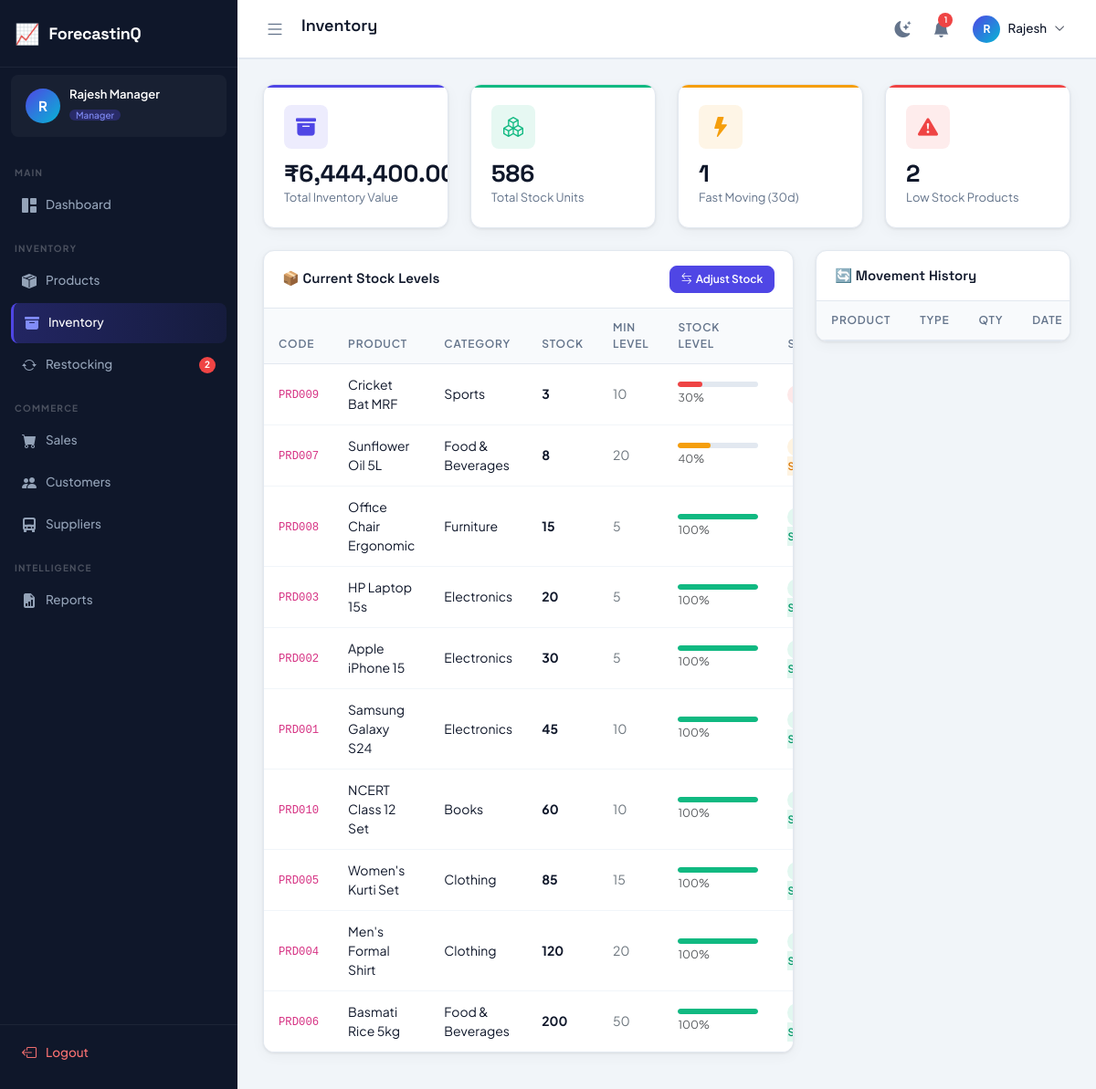
The page /inventory/ (signed in) on the database its author committed.
### tables this page shows
CREATE TABLE products (
    id INTEGER PRIMARY KEY AUTOINCREMENT,
    product_code VARCHAR(20) UNIQUE NOT NULL,
    name VARCHAR(200) NOT NULL,
    category_id INTEGER,
    brand VARCHAR(100),
    supplier_id INTEGER,
    cost_price DECIMAL(12,2) NOT NULL DEFAULT 0.00,
    selling_price DECIMAL(12,2) NOT NULL DEFAULT 0.00,
    stock_quantity INTEGER DEFAULT 0,
    min_stock_level INTEGER DEFAULT 10,
    reorder_quantity INTEGER DEFAULT 50,
    image_path VARCHAR(255),
    description TEXT,
    status VARCHAR(20) DEFAULT 'active' CHECK(status IN ('active','inactive')),
    created_at TIMESTAMP DEFAULT CURRENT_TIMESTAMP,
    updated_at TIMESTAMP DEFAULT CURRENT_TIMESTAMP,
    FOREIGN KEY (category_id) REFERENCES categories(id) ON DELETE SET NULL,
    FOREIGN KEY (supplier_id) REFERENCES suppliers(id) ON DELETE SET NULL
);

CREATE TABLE categories (
    id INTEGER PRIMARY KEY AUTOINCREMENT,
    name VARCHAR(100) NOT NULL,
    description TEXT,
    created_at TIMESTAMP DEFAULT CURRENT_TIMESTAMP
);

### blueprints/inventory.py (the view, shortened to what this page needs)
@bp.route("/", methods=["GET", "POST"])
@login_required
def index():
    total_value = dbFetchOne("SELECT COALESCE(SUM(stock_quantity*cost_price),0) AS v FROM products WHERE status='active'")
    total_items = dbFetchOne("SELECT COALESCE(SUM(stock_quantity),0) AS v FROM products WHERE status='active'")
    fast_moving = dbFetchOne(
        "SELECT COUNT(DISTINCT product_id) AS v FROM sales_items si JOIN sales s ON s.id=si.sale_id "
        "WHERE s.sale_date >= date('now','-30 days')"
    )
    low_stock_cnt = dbFetchOne("SELECT COUNT(*) AS v FROM products WHERE stock_quantity <= min_stock_level AND status='active'")
    products = dbFetchAll(
        "SELECT p.*, c.name AS cat FROM products p LEFT JOIN categories c ON c.id=p.category_id "
        "WHERE p.status='active' ORDER BY p.stock_quantity ASC"
    )
    for p in products:
        pct = min(100, round(p["stock_quantity"] / p["min_stock_level"] * 100)) if p["min_stock_level"] else 100
        p["pct"] = pct
        if p["stock_quantity"] == 0:
            p["label"], p["cls"], p["color"] = "Out of Stock", "badge-out-stock", "#ef4444"
        elif p["stock_quantity"] <= 5:
            p["label"], p["cls"], p["color"] = "Critical", "badge-critical", "#ef4444"
        elif p["stock_quantity"] <= p["min_stock_level"]:
            p["label"], p["cls"], p["color"] = "Low Stock", "badge-low-stock", "#f59e0b"
        else:
            p["label"], p["cls"], p["color"] = "In Stock", "badge-in-stock", "#10b981"
    movements = dbFetchAll(
        """
        SELECT i.*, p.name AS product_name, p.product_code, u.full_name AS moved_by_name
        FROM inventory i
        JOIN products p ON p.id=i.product_id
        LEFT JOIN users u ON u.id=i.moved_by
        ORDER BY i.created_at DESC LIMIT 20
        """
    )
    for m in movements:
        m["type_color"] = "#10b981" if m["movement_type"] == "in" else ("#ef4444" if m["movement_type"] == "out" else "#f59e0b")
        m["type_icon"] = "↑" if m["movement_type"] == "in" else ("↓" if m["movement_type"] == "out" else "↔")
    all_products = dbFetchAll("SELECT id, name, product_code, stock_quantity FROM products WHERE status='active' ORDER BY name")
    return render_template(
        "inventory/index.html",
        page_title="Inventory", active_menu="inventory",
        total_value=total_value["v"], total_items=total_items["v"],
        fast_moving=fast_moving["v"], low_stock_cnt=low_stock_cnt["v"],
        products=products, movements=movements, all_products=all_products,
    )

### db.py (called while the page is built)
def get_db():
    if "db" not in g:
        g.db = sqlite3.connect(current_app.config["DATABASE_PATH"])
        g.db.row_factory = sqlite3.Row
        g.db.execute("PRAGMA foreign_keys = ON")
    return g.db

def _row_to_dict(row):
    return dict(row) if row is not None else None

def dbFetchAll(sql, params=()):
    cur = get_db().execute(sql, params)
    return [dict(r) for r in cur.fetchall()]

def dbFetchOne(sql, params=()):
    cur = get_db().execute(sql, params)
    row = cur.fetchone()
    return _row_to_dict(row)

### utils.py (called while the page is built)
def is_logged_in() -> bool:
    return bool(session.get("user_id"))

def get_current_user() -> dict:
    return {
        "id": session.get("user_id", 0),
        "name": session.get("user_name", ""),
        "email": session.get("user_email", ""),
        "role": session.get("user_role", ""),
        "username": session.get("username", ""),
    }

def login_required(view):
    @wraps(view)
    def wrapped(*args, **kwargs):
        if not is_logged_in():
            return redirect(url_for("auth.login"))
        return view(*args, **kwargs)
    return wrapped

def generate_csrf() -> str:
    if "csrf_token" not in session:
        session["csrf_token"] = secrets.token_hex(32)
    return session["csrf_token"]

def format_currency(amount) -> str:
    try:
        return "\u20b9" + f"{float(amount):,.2f}"
    except (TypeError, ValueError):
        return "\u20b90.00"

def format_number(amount) -> str:
    try:
        return f"{float(amount):,.0f}"
    except (TypeError, ValueError):
        return "0"

def format_datetime(value) -> str:
    if not value:
        return ""
    dt = _to_datetime(value)
    return dt.strftime("%d %b %Y, %I:%M %p") if dt else str(value)

def _to_datetime(value):
    if isinstance(value, (datetime, date)):
        return value
    if not isinstance(value, str):
        return None
    for fmt in ("%Y-%m-%d %H:%M:%S", "%Y-%m-%d", "%Y-%m-%dT%H:%M:%S"):
        try:
            return datetime.strptime(value, fmt)
        except ValueError:
            continue
    return None

def get_unread_notifications():
    user = get_current_user()
    return dbFetchAll(
        "SELECT * FROM notifications WHERE user_id = ? AND is_read = 0 ORDER BY created_at DESC LIMIT 10",
        (user["id"],),
    )

def get_notification_count() -> int:
    user = get_current_user()
    row = dbFetchOne(
        "SELECT COUNT(*) AS cnt FROM notifications WHERE user_id = ? AND is_read = 0",
        (user["id"],),
    )
    return int(row["cnt"]) if row else 0

### templates/inventory/index.html (shortened to what this page needs)
{% extends "base.html" %}
{% block content %}
<div class="row g-4 mb-4">
    {% set cards = [
        ('Total Inventory Value', fmt_currency(total_value), 'bi-archive-fill', '#4f46e5', 'rgba(79,70,229,0.1)'),
        ('Total Stock Units', fmt_number(total_items), 'bi-boxes', '#10b981', 'rgba(16,185,129,0.1)'),
        ('Fast Moving (30d)', fast_moving, 'bi-lightning-fill', '#f59e0b', 'rgba(245,158,11,0.1)'),
        ('Low Stock Products', low_stock_cnt, 'bi-exclamation-triangle-fill', '#ef4444', 'rgba(239,68,68,0.1)'),
    ] %}
    {% for label, value, icon, color, bg in cards %}
    <div class="col-6 col-md-3">
        <div class="stat-card" style="--card-color:{{ color }};--card-icon-bg:{{ bg }}">
            <div class="stat-card-icon"><i class="bi {{ icon }}" style="color:{{ color }}"></i></div>
            <div class="stat-card-value">{{ value }}</div>
            <div class="stat-card-label">{{ label }}</div>
        </div>
    </div>
    {% endfor %}
</div>
<div class="row g-4">
    <div class="col-lg-8">
        <div class="table-card">
            <div class="table-card-header">
                <span class="table-card-title">📦 Current Stock Levels</span>
                <button class="btn btn-sm btn-primary" data-bs-toggle="modal" data-bs-target="#adjustModal">
                    <i class="bi bi-arrow-left-right me-1"></i>Adjust Stock
                </button>
            </div>
            <div class="table-responsive">
                <table class="table">
                    <thead><tr><th>Code</th><th>Product</th><th>Category</th><th>Stock</th><th>Min Level</th><th>Stock Level</th><th>Status</th></tr></thead>
                    <tbody>
                    {% for p in products %}
                    <tr>
                        <td><code>{{ p.product_code }}</code></td>
                        <td class="fw-600">{{ p.name }}</td>
                        <td>{{ p.cat or '—' }}</td>
                        <td class="fw-700">{{ p.stock_quantity }}</td>
                        <td class="text-secondary">{{ p.min_stock_level }}</td>
                        <td style="min-width:120px;">
                            <div class="stock-bar">
                                <div class="stock-fill" data-pct="{{ p.pct }}" style="background:{{ p.color }};width:0%"></div>
                            </div>
                            <small class="text-muted">{{ p.pct }}%</small>
                        </td>
                        <td><span class="badge-status {{ p.cls }}">{{ p.label }}</span></td>
                    </tr>
                    {% endfor %}
                    </tbody>
                </table>
            </div>
        </div>
    </div>
    <div class="col-lg-4">
        <div class="table-card">
            <div class="table-card-header"><span class="table-card-title">🔄 Movement History</span></div>
            <div style="max-height:520px;overflow-y:auto;">
                <table class="table">
                    <thead><tr><th>Product</th><th>Type</th><th>Qty</th><th>Date</th></tr></thead>
                </table>
            </div>
        </div>
    </div>
</div>
{% endblock %}

### static/css/app.css (style rules this page uses)
:root { --primary: #4f46e5; --primary-dark: #3730a3; --primary-light: #818cf8; --accent: #06b6d4; --success: #10b981; --warning: #f59e0b; --danger: #ef4444; --info: #3b82f6; --bg: #f1f5f9; --surface: #ffffff; --surface-2: #f8fafc; --border: #e2e8f0; --border-light: #f1f5f9; --text-primary: #0f172a; --text-secondary:#64748b; --text-muted: #94a3b8; --sidebar-bg: #0f172a; --sidebar-text: #94a3b8; --sidebar-active:#4f46e5; --sidebar-hover: rgba(255,255,255,0.07); --sidebar-width: 260px; --topbar-bg: #ffffff; --topbar-height: 64px; --radius: 12px; --radius-sm: 8px; --radius-lg: 16px; --shadow: 0 1px 3px rgba(0,0,0,0.08), 0 4px 16px rgba(0,0,0,0.04); --shadow-md: 0 4px 24px rgba(0,0,0,0.10); --font-main: 'Plus Jakarta Sans', sans-serif; --font-head: 'Space Grotesk', sans-serif; --transition: 0.22s cubic-bezier(0.4,0,0.2,1); }
*, *::before, *::after { box-sizing: border-box; margin: 0; padding: 0; }
html { scroll-behavior: smooth; }
body { font-family: var(--font-main); background: var(--bg); color: var(--text-primary); display: flex; min-height: 100vh; overflow-x: hidden; transition: background var(--transition), color var(--transition); }
.stat-card { background: var(--surface); border: 1px solid var(--border); border-radius: var(--radius); padding: 22px; box-shadow: var(--shadow); transition: transform var(--transition), box-shadow var(--transition); position: relative; overflow: hidden; }
.stat-card::after { content: ''; position: absolute; top: 0; left: 0; right: 0; height: 3px; background: var(--card-color, var(--primary)); }
.stat-card-icon { width: 48px; height: 48px; border-radius: var(--radius-sm); display: flex; align-items: center; justify-content: center; font-size: 22px; margin-bottom: 14px; background: var(--card-icon-bg, rgba(79,70,229,0.1)); }
.stat-card-value { font-family: var(--font-head); font-size: 26px; font-weight: 700; color: var(--text-primary); line-height: 1; }
.stat-card-label { font-size: 13px; color: var(--text-secondary); margin-top: 4px; }
.table-card { background: var(--surface); border: 1px solid var(--border); border-radius: var(--radius); box-shadow: var(--shadow); overflow: hidden; }
.table-card-header { display: flex; align-items: center; justify-content: space-between; padding: 16px 20px; border-bottom: 1px solid var(--border); flex-wrap: wrap; gap: 10px; }
.table-card-title { font-family: var(--font-head); font-size: 15px; font-weight: 600; color: var(--text-primary); }
.table { margin: 0; }
.table thead th { background: var(--surface-2); color: var(--text-secondary); font-size: 12px; font-weight: 600; text-transform: uppercase; letter-spacing: 0.8px; padding: 12px 16px; border-bottom: 1px solid var(--border); border-top: none; }
.table tbody td { padding: 12px 16px; font-size: 14px; color: var(--text-primary); vertical-align: middle; border-bottom: 1px solid var(--border-light); }
.table tbody tr:last-child td { border-bottom: none; }
.badge-status { padding: 3px 10px; border-radius: 20px; font-size: 11.5px; font-weight: 600; }
.badge-in-stock { background: rgba(16,185,129,0.12); color: #059669; }
.badge-low-stock { background: rgba(245,158,11,0.12); color: #d97706; }
.badge-critical { background: rgba(239,68,68,0.12); color: #dc2626; }
.btn { border-radius: var(--radius-sm); font-weight: 600; font-family: var(--font-main); font-size: 13.5px; transition: all var(--transition); }
.btn-primary { background: var(--primary); border-color: var(--primary); }
.btn-sm { font-size: 12px; padding: 5px 12px; }
.stock-bar { height: 6px; border-radius: 3px; background: var(--border); overflow: hidden; }
.stock-fill { height: 100%; border-radius: 3px; transition: width 0.5s ease; }
.fw-700 { font-weight: 700; }

### rows shown on the page
products: product_code "PRD009", name "Cricket Bat MRF", name "Sports", stock_quantity "3", min_stock_level "10", pct "30"
products: product_code "PRD007", name "Sunflower Oil 5L", name "Food & Beverages", stock_quantity "8", min_stock_level "20", pct "40"
products: product_code "PRD008", name "Office Chair Ergonomic", name "Furniture", stock_quantity "15", min_stock_level "5", pct "100"
products: product_code "PRD003", name "HP Laptop 15s", name "Electronics", stock_quantity "20", min_stock_level "5", pct "100"
products: product_code "PRD002", name "Apple iPhone 15", name "Electronics", stock_quantity "30", min_stock_level "5", pct "100"
products: product_code "PRD001", name "Samsung Galaxy S24", name "Electronics", stock_quantity "45", min_stock_level "10", pct "100"
products: product_code "PRD010", name "NCERT Class 12 Set", name "Books", stock_quantity "60", min_stock_level "10", pct "100"
products: product_code "PRD005", name "Women's Kurti Set", name "Clothing", stock_quantity "85", min_stock_level "15", pct "100"
products: product_code "PRD004", name "Men's Formal Shirt", name "Clothing", stock_quantity "120", min_stock_level "20", pct "100"
products: product_code "PRD006", name "Basmati Rice 5kg", name "Food & Beverages", stock_quantity "200", min_stock_level "50", pct "100"

### other values the page prints
{{ app_name }} "ForecastinQ"
{{ (current_user.name or '?')[0]|upper }} "R"
{{ current_user.name }} "Rajesh Manager"
{{ current_user.role|capitalize }} "Manager"
{{ low_stock_count }} "2"
{{ page_title|default('Dashboard') }} "Inventory"
{{ notif_count }} "1"
{{ current_user.name.split(' ')[0] if current_user.name else '' }} "Rajesh"
{{ label }} "Total Inventory Value" "Total Stock Units" "Fast Moving (30d)" "Low Stock Products"
{{ value }} "586" "1" "2"
